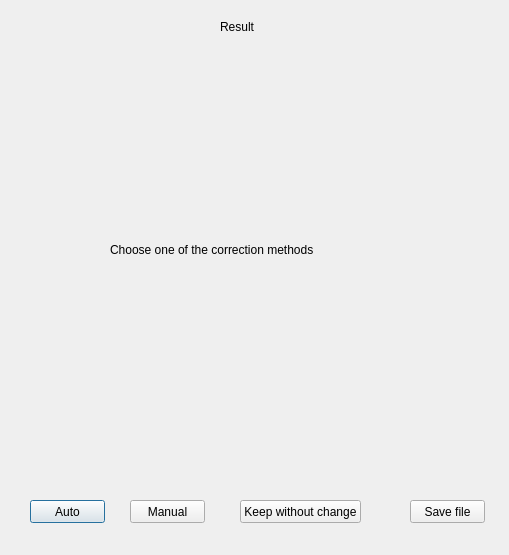
<?xml version="1.0" encoding="UTF-8"?>
<ui version="4.0">
 <class>AfterCorrectionCheckWindow</class>
 <widget class="QDialog" name="AfterCorrectionCheckWindow">
  <property name="geometry">
   <rect>
    <x>0</x>
    <y>0</y>
    <width>509</width>
    <height>555</height>
   </rect>
  </property>
  <property name="windowTitle">
   <string>AfterCorrectionCheckWindow</string>
  </property>
  <widget class="QPushButton" name="AutomaticButton">
   <property name="geometry">
    <rect>
     <x>30</x>
     <y>500</y>
     <width>75</width>
     <height>23</height>
    </rect>
   </property>
   <property name="text">
    <string>Auto</string>
   </property>
  </widget>
  <widget class="QPushButton" name="SaveFileButton">
   <property name="geometry">
    <rect>
     <x>410</x>
     <y>500</y>
     <width>75</width>
     <height>23</height>
    </rect>
   </property>
   <property name="text">
    <string>Save file</string>
   </property>
  </widget>
  <widget class="QPushButton" name="DontChangeButton">
   <property name="geometry">
    <rect>
     <x>240</x>
     <y>500</y>
     <width>121</width>
     <height>23</height>
    </rect>
   </property>
   <property name="text">
    <string>Keep without change</string>
   </property>
  </widget>
  <widget class="QPushButton" name="ManualButton">
   <property name="geometry">
    <rect>
     <x>130</x>
     <y>500</y>
     <width>75</width>
     <height>23</height>
    </rect>
   </property>
   <property name="text">
    <string>Manual</string>
   </property>
  </widget>
  <widget class="QLabel" name="label_3">
   <property name="geometry">
    <rect>
     <x>220</x>
     <y>20</y>
     <width>47</width>
     <height>13</height>
    </rect>
   </property>
   <property name="text">
    <string>Result</string>
   </property>
  </widget>
  <widget class="QLabel" name="resultLabel">
   <property name="geometry">
    <rect>
     <x>110</x>
     <y>50</y>
     <width>300</width>
     <height>400</height>
    </rect>
   </property>
   <property name="text">
    <string>Choose one of the correction methods</string>
   </property>
  </widget>
 </widget>
 <layoutdefault spacing="6" margin="11"/>
 <resources/>
 <connections/>
</ui>
